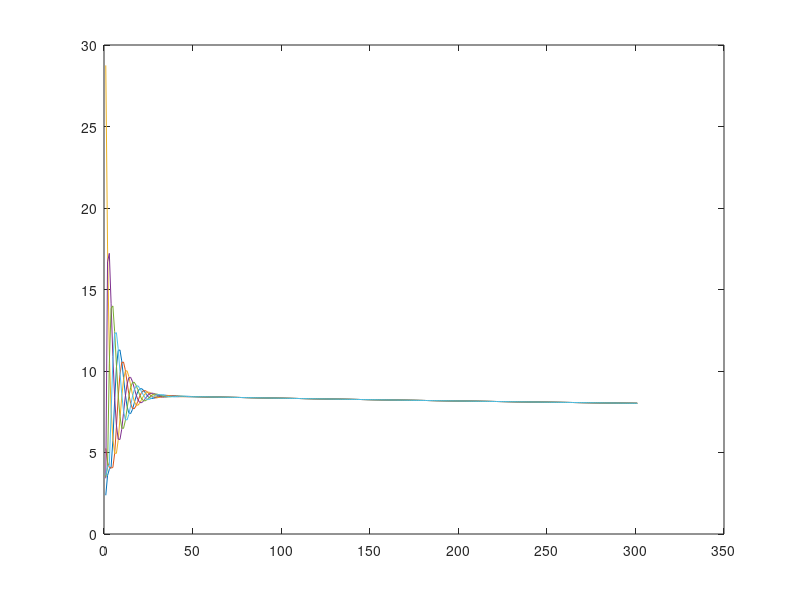
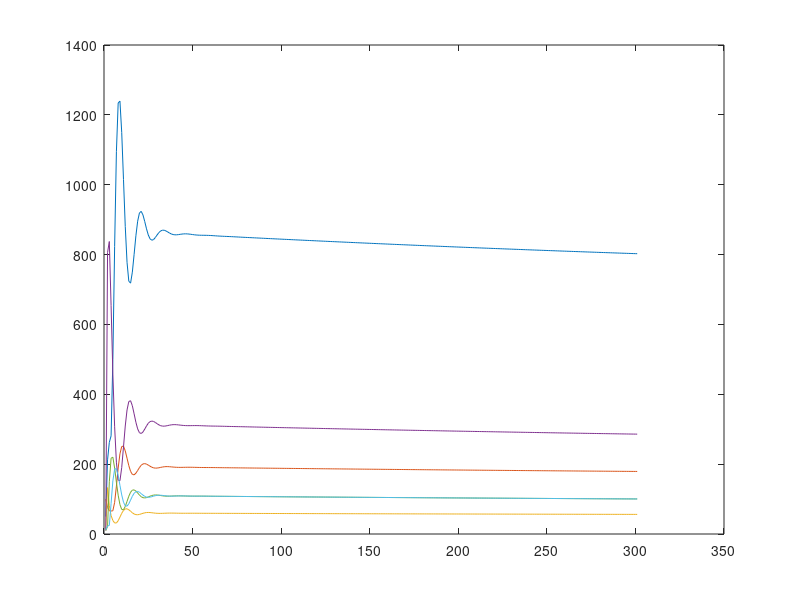
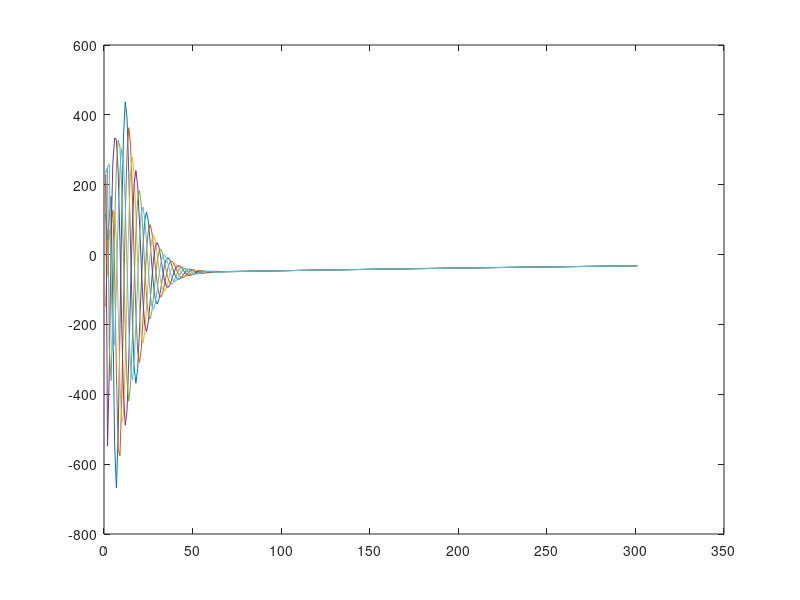

Reproduce these figures in MATLAB, in order.
clc,clear all,close all
P=[0.5 0 0 0 0 0.5;0.5 0.5 0 0 0 0;0 0.5 0.5 0 0 0;0 0 0.5 0.5 0 0;0 0 0 0.5 0.5 0;0 0 0 0 0.5 0.5];
Q=P;
ef=4e-5;
v=[133.33;28.5714;8;59.952;20;20];
beta=diag(v);
alpha=[-266.6667;-50;-8;-194.8441;-60;-60];
dell_p(:,1)=[116.64;-148.98;210;230;235;233];
p_max=[200;400;50;35;30;40];
p_min=[50;100;15;10;10;12];
lamda_max=[3.5;15.75;72.5;3.8338;4.5;5];
lamda_min=[2.375;5.25;28.75;3.4168;3.5;3.6];
lamda(:,1)=lamda_min;
p(:,1)=p_min;
act_lam=0;
act_p=0;

for i=1:300
act_lam=4*(0.15^i);
act_p=80*(0.35^i);
lamda(:,i+1)=P*lamda(:,i)+ef*dell_p(:,i)+act_lam;
if lamda(:,i+1)>lamda_max
    p(:,i+1)=p_max;
elseif lamda(:,i+1)<lamda_min
    p(:,i+1)=p_min;
else
 p(:,i+1)=beta*lamda(:,i+1)+alpha;
end
 dell_p(:,i+1)=Q*dell_p(:,i)-(p(:,i+1)-p(:,i))+act_p;
end

figure('Name','Incremental costs');
x1=lamda(1,:);
x2=lamda(2,:);
x3=lamda(3,:);
x4=lamda(4,:);
x5=lamda(5,:);
x6=lamda(6,:);
plot(x1);
hold on;
plot(x2);
plot(x3);
plot(x4);
plot(x5);
plot(x6);

figure('Name','power o/ps');
p1=p(1,:);
p2=p(2,:);
p3=p(3,:);
p4=p(4,:);
p5=p(5,:);
p6=p(6,:);
plot(p1);
hold on;
plot(p2);
plot(p3);
plot(p4);
plot(p5);
plot(p6);

figure('Name','dell_p mismatch');
dell_p1=dell_p(1,:);
dell_p2=dell_p(2,:);
dell_p3=dell_p(3,:);
dell_p4=dell_p(4,:);
dell_p5=dell_p(5,:);
dell_p6=dell_p(6,:);

plot(dell_p1);
hold on;
plot(dell_p2);
plot(dell_p3);
plot(dell_p4);
plot(dell_p5);
plot(dell_p6);
